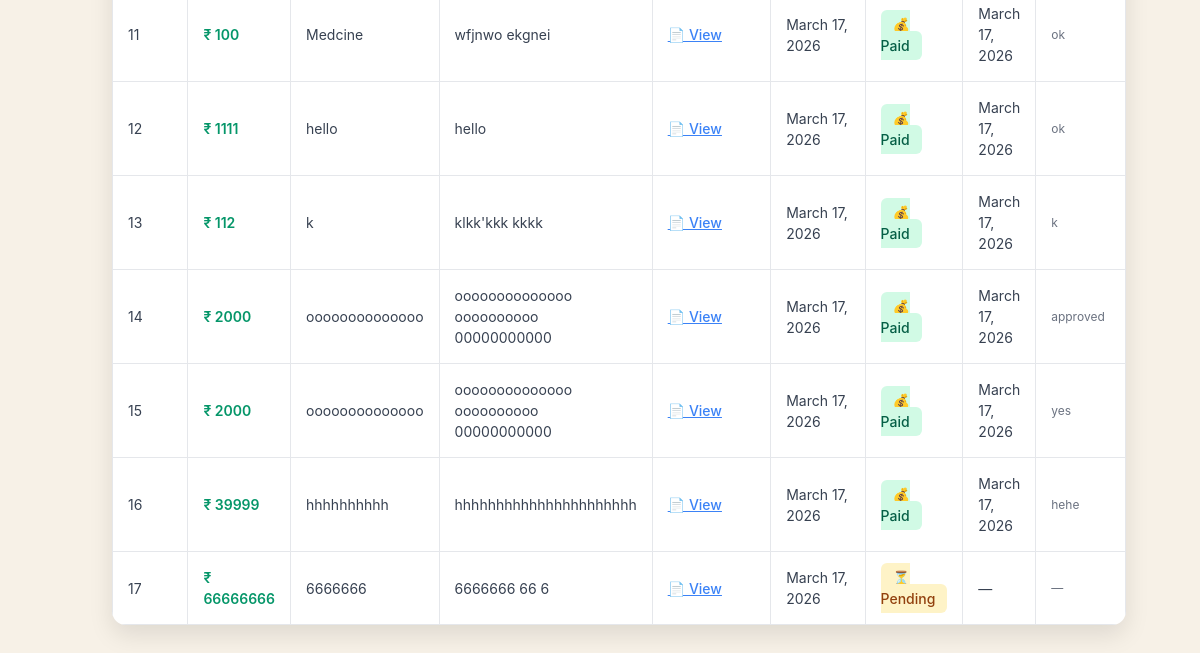
The app's page /Volunteer/ViewMyExpenseRequests/ (signed in, lower part), older data.
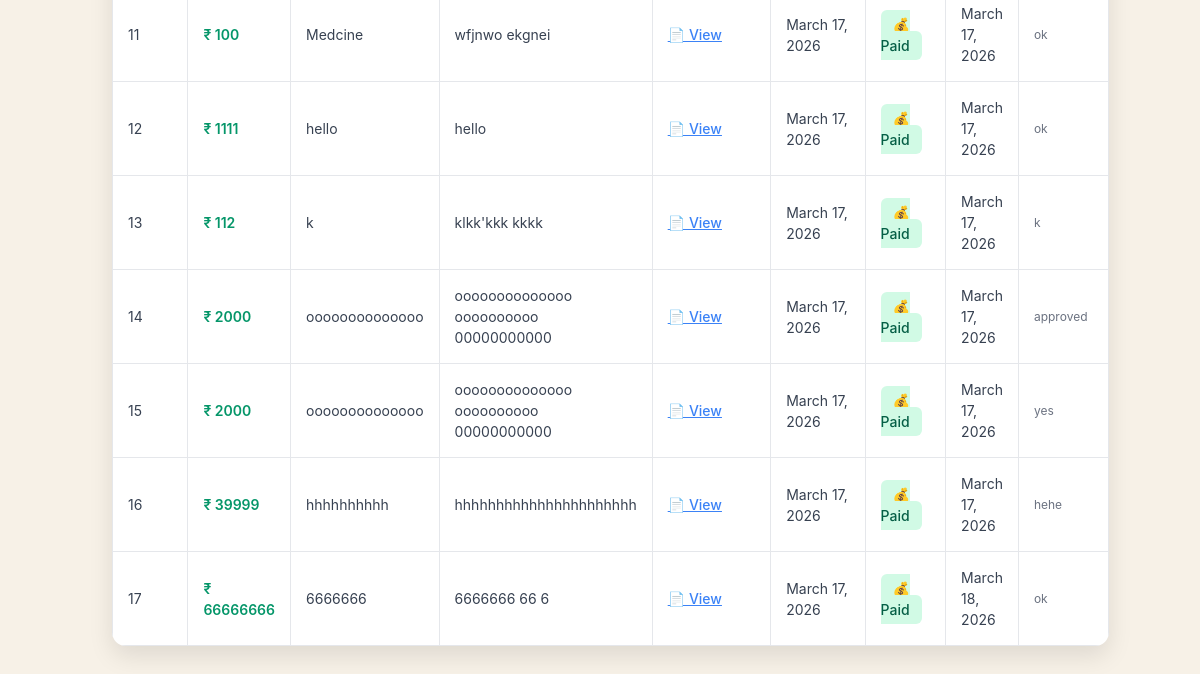
The same page, newer data.
### Volunteer/models.py (models this page shows)
class tbl_volunteer_expense_request(models.Model):
    volunteer_id = models.ForeignKey(tbl_volunteer, on_delete=models.CASCADE)
    expense_amount = models.IntegerField()
    expense_purpose = models.CharField(max_length=300)
    expense_description = models.TextField(null=True, blank=True)
    bank_details = models.TextField(null=True, blank=True)  # Bank details for payment
    expense_bill = models.FileField(upload_to='Assets/VolunteerDocs/Bills/', null=True, blank=True)
    expense_date = models.DateField(auto_now_add=True)
    expense_status = models.IntegerField(default=0)  # 0=Pending, 1=Approved, 2=Rejected, 3=Paid
    paid_date = models.DateField(null=True, blank=True)
    admin_remark = models.CharField(max_length=300, null=True, blank=True)

### Volunteer/views.py (the view)
# urls.py: path('ViewMyExpenseRequests/', views.ViewMyExpenseRequests, name='ViewMyExpenseRequests'),
def ViewMyExpenseRequests(request):
    if "vid" not in request.session:
        return redirect("Guest:Login")
    volunteer = tbl_volunteer.objects.get(id=request.session["vid"])
    expense_requests = tbl_volunteer_expense_request.objects.filter(volunteer_id=volunteer).order_by('-expense_date')
    return render(request, "Volunteer/MyExpenseRequests.html", {
        "expense_requests": expense_requests
    })

### Volunteer/Templates/Volunteer/MyExpenseRequests.html (shortened to what this page needs)
{% extends 'Volunteer/Header.html' %}
{% block content %}
<!DOCTYPE html>
<html lang="en">
<head>
</head>
<body>
    <div class="container">
        {% if expense_requests %}
        <table>
            <tbody>
                {% for request in expense_requests %}
                <tr>
                    <td>{{ forloop.counter }}</td>
                    <td class="amount">₹ {{ request.expense_amount }}</td>
                    <td>{{ request.expense_purpose }}</td>
                    <td>{{ request.bank_details }}</td>
                    <td>
                        {% if request.expense_bill %}
                            <a href="{{ request.expense_bill.url }}" target="_blank" style="color: #3b82f6; text-decoration: underline; font-weight: 500;">📄 View</a>
                        {% else %}
                            <span style="color: #9ca3af;">—</span>
                        {% endif %}
                    </td>
                    <td>{{ request.expense_date }}</td>
                    <td>
                        {% if request.expense_status == 0 %}
                            <span class="status-pending">⏳ Pending</span>
                        {% elif request.expense_status == 1 %}
                            <span class="status-approved">✓ Approved</span>
                        {% elif request.expense_status == 2 %}
                            <span class="status-rejected">✗ Rejected</span>
                        {% elif request.expense_status == 3 %}
                            <span class="status-paid">💰 Paid</span>
                        {% endif %}
                    </td>
                    <td>{{ request.paid_date|default:"—" }}</td>
                    <td class="remark">{{ request.admin_remark|default:"—" }}</td>
                </tr>
                {% endfor %}
            </tbody>
        </table>
        {% else %}
        <div class="no-data">
            <p>No expense requests found</p>
            <a href="{% url 'Volunteer:CreateExpenseRequest' %}" class="btn-create">Create Your First Request</a>
        </div>
        {% endif %}
    </div>
</body>
</html>
{% endblock %}

Row changes from the older to the newer data that the page shows:
changed tbl_volunteer_expense_request: paid_date "—" → "March 18, 2026"; admin_remark "—" → "ok"; expense_status "⏳ Pending" → "💰 Paid"
